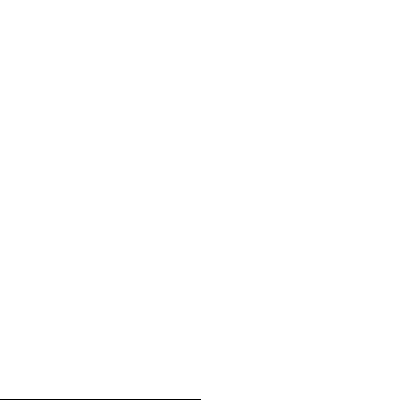
Frame 1 (no input)
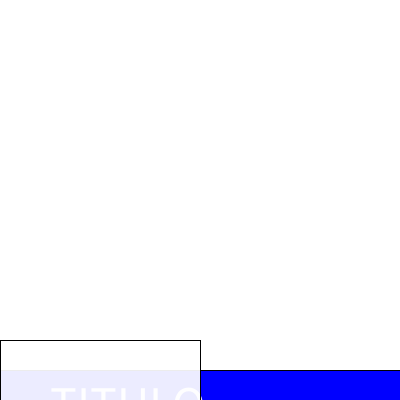
Frame 60 (the mouse pressed at the canvas centre just before this capture)
Frame 120 (the mouse held since frame 60 and released just before this capture): identical to frame 60, image omitted

The Processing sketch that drew these frames (run headless with seeded random() and noise(); from frame 60 on, the mouse is pressed at the canvas centre):

// Processing sketch: textoAnimado
// ── textoAnimado.pde
float py, py2;
void setup() {
  size(400, 400);
  textSize(30);
  py = 400;
  py2 = 400;
}
void draw() {
  background(255);
  float alpha = map(py, 400, 0, 255, 0  );
  fill(0, 0, 255);
  rect(0, py, width, 100);
  textSize(50);
  fill(255, alpha);
  //tint();
  text("TITULO", 50, py+50);
  // py = py-1;
  py -= 0.5; // la mitad de velocidad que py2
  py2--;
  // py --;
  println(py);
  println(frameCount);
  rect(0, py2, 200, 100);
}
void mousePressed() {
  py = 400;
  py2 = 400;
}
